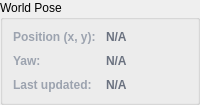
                                                <widget class="QGroupBox" name="world_pose_group">
                                                    <property name="title">
                                                        <string>World Pose</string>
                                                    </property>
                                                    <layout class="QGridLayout" name="gridLayout_6"
                                                        columnstretch="0,1">
                                                        <property name="leftMargin">
                                                            <number>10</number>
                                                        </property>
                                                        <property name="topMargin">
                                                            <number>10</number>
                                                        </property>
                                                        <property name="rightMargin">
                                                            <number>10</number>
                                                        </property>
                                                        <property name="bottomMargin">
                                                            <number>10</number>
                                                        </property>
                                                        <property name="spacing">
                                                            <number>10</number>
                                                        </property>
                                                        <item row="0" column="0">
                                                            <widget class="QLabel"
                                                                name="world_pose_static_label">
                                                                <property name="styleSheet">
                                                                    <string notr="true">color:
                                                                        #9ca3af; font-weight: 600;</string>
                                                                </property>
                                                                <property name="text">
                                                                    <string>Position (x, y):</string>
                                                                </property>
                                                            </widget>
                                                        </item>
                                                        <item row="0" column="1">
                                                            <widget class="QLabel"
                                                                name="world_pose_pos_label">
                                                                <property name="styleSheet">
                                                                    <string notr="true">color:
                                                                        #6b7280; font-weight: 700;</string>
                                                                </property>
                                                                <property name="text">
                                                                    <string>N/A</string>
                                                                </property>
                                                            </widget>
                                                        </item>
                                                        <item row="1" column="0">
                                                            <widget class="QLabel"
                                                                name="world_pose_yaw_static_label">
                                                                <property name="styleSheet">
                                                                    <string notr="true">color:
                                                                        #9ca3af; font-weight: 600;</string>
                                                                </property>
                                                                <property name="text">
                                                                    <string>Yaw:</string>
                                                                </property>
                                                            </widget>
                                                        </item>
                                                        <item row="1" column="1">
                                                            <widget class="QLabel"
                                                                name="world_pose_yaw_label">
                                                                <property name="styleSheet">
                                                                    <string notr="true">color:
                                                                        #6b7280; font-weight: 700;</string>
                                                                </property>
                                                                <property name="text">
                                                                    <string>N/A</string>
                                                                </property>
                                                            </widget>
                                                        </item>
                                                        <item row="2" column="0">
                                                            <widget class="QLabel"
                                                                name="world_pose_time_static_label">
                                                                <property name="styleSheet">
                                                                    <string notr="true">color:
                                                                        #9ca3af; font-weight: 600;</string>
                                                                </property>
                                                                <property name="text">
                                                                    <string>Last updated:</string>
                                                                </property>
                                                            </widget>
                                                        </item>
                                                        <item row="2" column="1">
                                                            <widget class="QLabel"
                                                                name="world_pose_time_label">
                                                                <property name="styleSheet">
                                                                    <string notr="true">color:
                                                                        #6b7280; font-weight: 700;</string>
                                                                </property>
                                                                <property name="text">
                                                                    <string>N/A</string>
                                                                </property>
                                                            </widget>
                                                        </item>
                                                    </layout>
                                                </widget>
